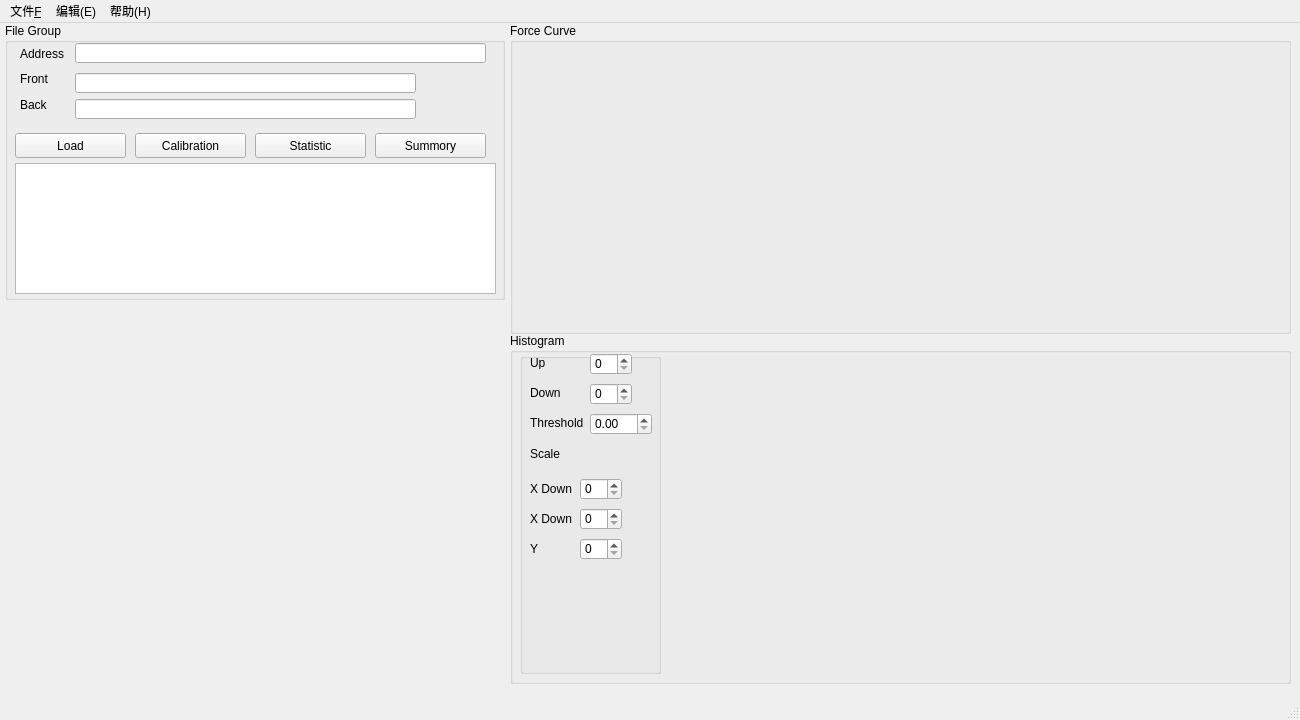
<?xml version="1.0" encoding="UTF-8"?>
<ui version="4.0">
 <class>FVMainWindow</class>
 <widget class="QMainWindow" name="FVMainWindow">
  <property name="geometry">
   <rect>
    <x>0</x>
    <y>0</y>
    <width>1300</width>
    <height>720</height>
   </rect>
  </property>
  <property name="windowTitle">
   <string>Azure</string>
  </property>
  <property name="windowIcon">
   <iconset>
    <normaloff>Alogo.jpg</normaloff>Alogo.jpg</iconset>
  </property>
  <widget class="QWidget" name="centralwidget">
   <widget class="QGroupBox" name="groupBox">
    <property name="geometry">
     <rect>
      <x>5</x>
      <y>0</y>
      <width>500</width>
      <height>277</height>
     </rect>
    </property>
    <property name="title">
     <string>File Group</string>
    </property>
    <widget class="QLabel" name="label">
     <property name="geometry">
      <rect>
       <x>15</x>
       <y>25</y>
       <width>54</width>
       <height>12</height>
      </rect>
     </property>
     <property name="text">
      <string>Address</string>
     </property>
    </widget>
    <widget class="QLineEdit" name="Address">
     <property name="geometry">
      <rect>
       <x>70</x>
       <y>20</y>
       <width>411</width>
       <height>20</height>
      </rect>
     </property>
    </widget>
    <widget class="QLabel" name="label_2">
     <property name="geometry">
      <rect>
       <x>15</x>
       <y>76</y>
       <width>54</width>
       <height>12</height>
      </rect>
     </property>
     <property name="text">
      <string>Back</string>
     </property>
    </widget>
    <widget class="QLabel" name="label_3">
     <property name="geometry">
      <rect>
       <x>15</x>
       <y>50</y>
       <width>54</width>
       <height>12</height>
      </rect>
     </property>
     <property name="text">
      <string>Front</string>
     </property>
    </widget>
    <widget class="QLineEdit" name="FrontFileName">
     <property name="geometry">
      <rect>
       <x>70</x>
       <y>50</y>
       <width>341</width>
       <height>20</height>
      </rect>
     </property>
    </widget>
    <widget class="QLineEdit" name="BackFileName">
     <property name="geometry">
      <rect>
       <x>70</x>
       <y>76</y>
       <width>341</width>
       <height>20</height>
      </rect>
     </property>
    </widget>
    <widget class="QPushButton" name="LoadButton">
     <property name="geometry">
      <rect>
       <x>10</x>
       <y>110</y>
       <width>111</width>
       <height>25</height>
      </rect>
     </property>
     <property name="text">
      <string>Load</string>
     </property>
    </widget>
    <widget class="QPushButton" name="Meshbtn">
     <property name="geometry">
      <rect>
       <x>130</x>
       <y>110</y>
       <width>111</width>
       <height>25</height>
      </rect>
     </property>
     <property name="text">
      <string>Calibration</string>
     </property>
    </widget>
    <widget class="QPushButton" name="StatisticButton">
     <property name="geometry">
      <rect>
       <x>250</x>
       <y>110</y>
       <width>111</width>
       <height>25</height>
      </rect>
     </property>
     <property name="text">
      <string>Statistic</string>
     </property>
    </widget>
    <widget class="QPushButton" name="Sumbtn">
     <property name="geometry">
      <rect>
       <x>370</x>
       <y>110</y>
       <width>111</width>
       <height>25</height>
      </rect>
     </property>
     <property name="text">
      <string>Summory</string>
     </property>
    </widget>
    <widget class="QListView" name="listView">
     <property name="geometry">
      <rect>
       <x>10</x>
       <y>140</y>
       <width>481</width>
       <height>131</height>
      </rect>
     </property>
    </widget>
   </widget>
   <widget class="QGroupBox" name="groupBox_2">
    <property name="geometry">
     <rect>
      <x>510</x>
      <y>0</y>
      <width>781</width>
      <height>311</height>
     </rect>
    </property>
    <property name="title">
     <string>Force Curve</string>
    </property>
   </widget>
   <widget class="QGroupBox" name="groupBox_3">
    <property name="geometry">
     <rect>
      <x>510</x>
      <y>310</y>
      <width>781</width>
      <height>351</height>
     </rect>
    </property>
    <property name="title">
     <string>Histogram</string>
    </property>
    <widget class="QLabel" name="label_5">
     <property name="geometry">
      <rect>
       <x>20</x>
       <y>50</y>
       <width>51</width>
       <height>20</height>
      </rect>
     </property>
     <property name="text">
      <string>Down</string>
     </property>
    </widget>
    <widget class="QLabel" name="label_9">
     <property name="geometry">
      <rect>
       <x>20</x>
       <y>180</y>
       <width>54</width>
       <height>12</height>
      </rect>
     </property>
     <property name="text">
      <string>X Down</string>
     </property>
    </widget>
    <widget class="QDoubleSpinBox" name="ThresholdBox">
     <property name="geometry">
      <rect>
       <x>80</x>
       <y>80</y>
       <width>62</width>
       <height>22</height>
      </rect>
     </property>
     <property name="singleStep">
      <double>0.010000000000000</double>
     </property>
     <property name="value">
      <double>0.000000000000000</double>
     </property>
    </widget>
    <widget class="QSpinBox" name="Scaleup">
     <property name="geometry">
      <rect>
       <x>70</x>
       <y>175</y>
       <width>42</width>
       <height>22</height>
      </rect>
     </property>
     <property name="maximum">
      <number>600</number>
     </property>
     <property name="singleStep">
      <number>10</number>
     </property>
    </widget>
    <widget class="QSpinBox" name="DownBox">
     <property name="geometry">
      <rect>
       <x>80</x>
       <y>50</y>
       <width>42</width>
       <height>22</height>
      </rect>
     </property>
     <property name="maximum">
      <number>500</number>
     </property>
    </widget>
    <widget class="QLabel" name="label_6">
     <property name="geometry">
      <rect>
       <x>20</x>
       <y>84</y>
       <width>54</width>
       <height>12</height>
      </rect>
     </property>
     <property name="text">
      <string>Threshold</string>
     </property>
    </widget>
    <widget class="QLabel" name="label_4">
     <property name="geometry">
      <rect>
       <x>20</x>
       <y>24</y>
       <width>54</width>
       <height>12</height>
      </rect>
     </property>
     <property name="text">
      <string>Up</string>
     </property>
    </widget>
    <widget class="QLabel" name="label_10">
     <property name="geometry">
      <rect>
       <x>20</x>
       <y>210</y>
       <width>54</width>
       <height>12</height>
      </rect>
     </property>
     <property name="text">
      <string>Y</string>
     </property>
    </widget>
    <widget class="QLabel" name="label_8">
     <property name="geometry">
      <rect>
       <x>20</x>
       <y>150</y>
       <width>54</width>
       <height>12</height>
      </rect>
     </property>
     <property name="text">
      <string>X Down</string>
     </property>
    </widget>
    <widget class="QSpinBox" name="UpBox">
     <property name="geometry">
      <rect>
       <x>80</x>
       <y>20</y>
       <width>42</width>
       <height>22</height>
      </rect>
     </property>
    </widget>
    <widget class="QSpinBox" name="YScale">
     <property name="geometry">
      <rect>
       <x>70</x>
       <y>205</y>
       <width>42</width>
       <height>22</height>
      </rect>
     </property>
    </widget>
    <widget class="QSpinBox" name="ScaleDown">
     <property name="geometry">
      <rect>
       <x>70</x>
       <y>145</y>
       <width>42</width>
       <height>22</height>
      </rect>
     </property>
     <property name="maximum">
      <number>600</number>
     </property>
     <property name="singleStep">
      <number>10</number>
     </property>
    </widget>
    <widget class="QLabel" name="label_7">
     <property name="geometry">
      <rect>
       <x>20</x>
       <y>115</y>
       <width>54</width>
       <height>12</height>
      </rect>
     </property>
     <property name="text">
      <string>Scale</string>
     </property>
    </widget>
    <widget class="QGroupBox" name="groupBox_4">
     <property name="geometry">
      <rect>
       <x>10</x>
       <y>20</y>
       <width>141</width>
       <height>321</height>
      </rect>
     </property>
     <property name="title">
      <string/>
     </property>
    </widget>
    <zorder>groupBox_4</zorder>
    <zorder>label_5</zorder>
    <zorder>label_9</zorder>
    <zorder>ThresholdBox</zorder>
    <zorder>Scaleup</zorder>
    <zorder>DownBox</zorder>
    <zorder>label_6</zorder>
    <zorder>label_4</zorder>
    <zorder>label_10</zorder>
    <zorder>label_8</zorder>
    <zorder>UpBox</zorder>
    <zorder>YScale</zorder>
    <zorder>ScaleDown</zorder>
    <zorder>label_7</zorder>
   </widget>
  </widget>
  <widget class="QMenuBar" name="menubar">
   <property name="geometry">
    <rect>
     <x>0</x>
     <y>0</y>
     <width>1300</width>
     <height>23</height>
    </rect>
   </property>
   <widget class="QMenu" name="menu_F">
    <property name="title">
     <string>文件&amp;F</string>
    </property>
    <addaction name="actionSelect_S"/>
    <addaction name="actionNew_N"/>
   </widget>
   <widget class="QMenu" name="menu_E">
    <property name="title">
     <string>编辑(E)</string>
    </property>
   </widget>
   <widget class="QMenu" name="menu_H">
    <property name="title">
     <string>帮助(H)</string>
    </property>
   </widget>
   <addaction name="menu_F"/>
   <addaction name="menu_E"/>
   <addaction name="menu_H"/>
  </widget>
  <widget class="QStatusBar" name="statusbar"/>
  <action name="actionSelect_S">
   <property name="text">
    <string>Select(S)</string>
   </property>
  </action>
  <action name="actionNew_N">
   <property name="text">
    <string>New(N)</string>
   </property>
  </action>
 </widget>
 <resources/>
 <connections/>
</ui>
